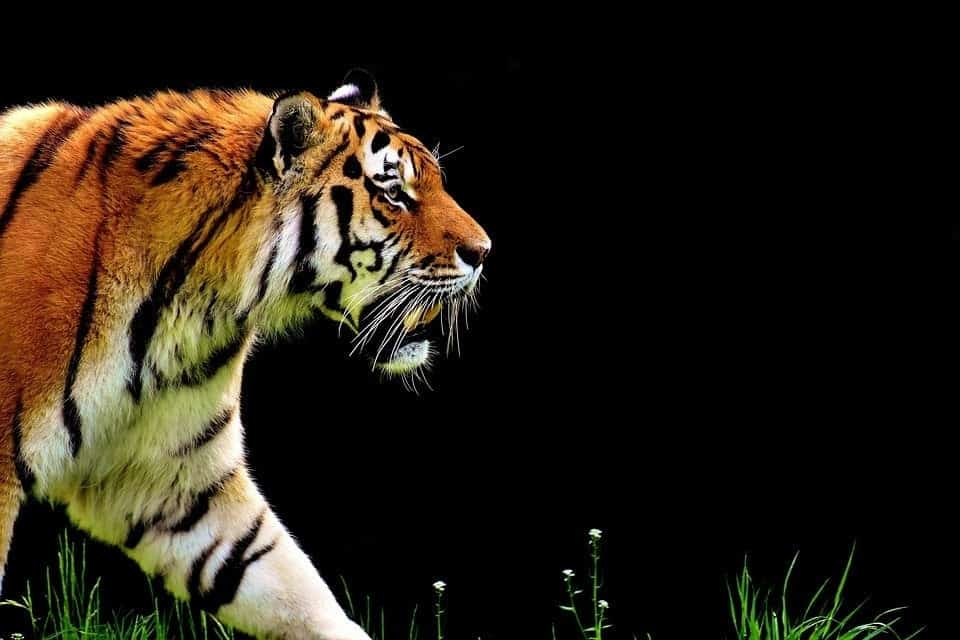
#> input picture images/tiger.jpg, 960 x 640 px
$ python sobel.py   (older library calls are emulated)
#> lines starting #> are read from the running program, lines starting #| are printed output that depends on the picture; after the words box and inside, x2 and y2 are one past the last pixel; in counts of white or black regions, pixels touching at a corner belong together
import cv2

# Read the original image
img = cv2.imread('images/tiger.jpg')
#> img is the input picture: shape (640, 960, 3); mean B, G, R 21.1, 32.3, 39.7
# Display original image
cv2.imshow('Original', img)
cv2.waitKey(0)

# Convert to graycsale
img_gray = cv2.cvtColor(img, cv2.COLOR_BGR2GRAY)
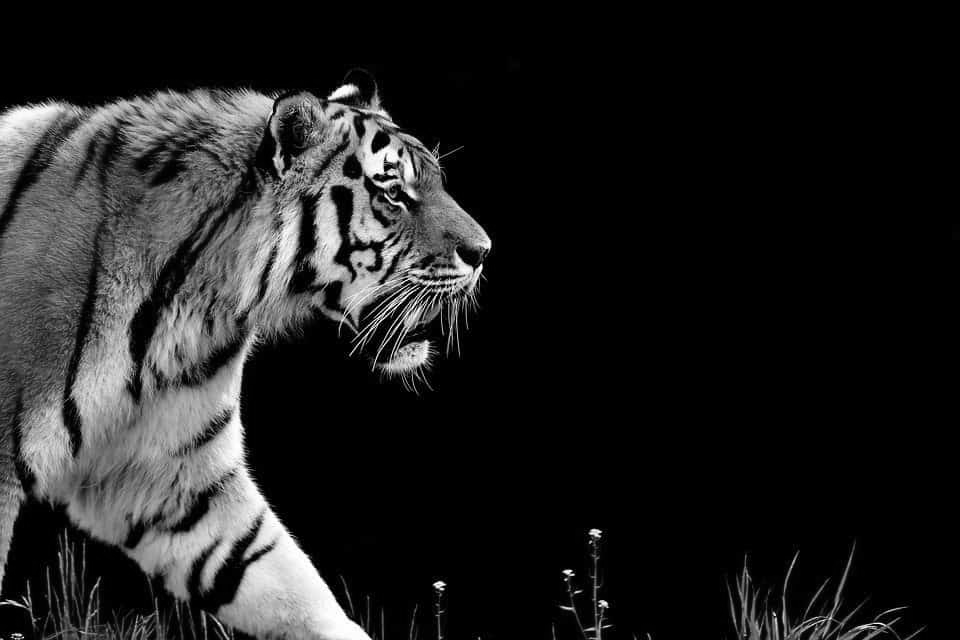
#> img_gray: shape (640, 960); min 0, max 255, mean 33.2
# Blur the image for better edge detection
img_blur = cv2.GaussianBlur(img_gray, (3,3), 0)

# Sobel Edge Detection
sobelx = cv2.Sobel(src=img_blur, ddepth=cv2.CV_64F, dx=1, dy=0, ksize=5) # Sobel Edge Detection on the X axis
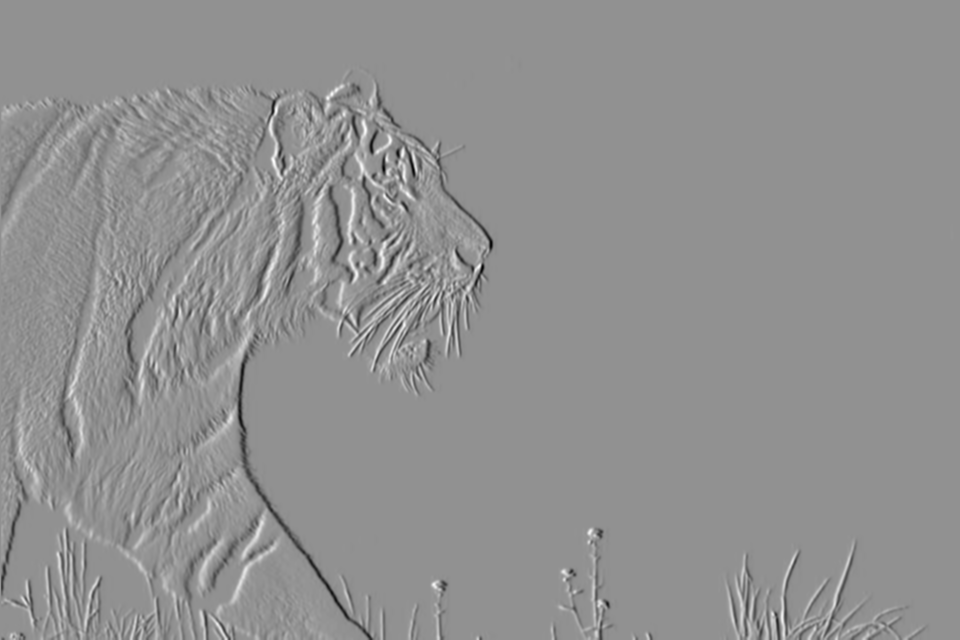
#> sobelx: shape (640, 960) float64; min -9364, max 7086, mean -10.1; drawn with min black and max white
sobely = cv2.Sobel(src=img_blur, ddepth=cv2.CV_64F, dx=0, dy=1, ksize=5) # Sobel Edge Detection on the Y axis
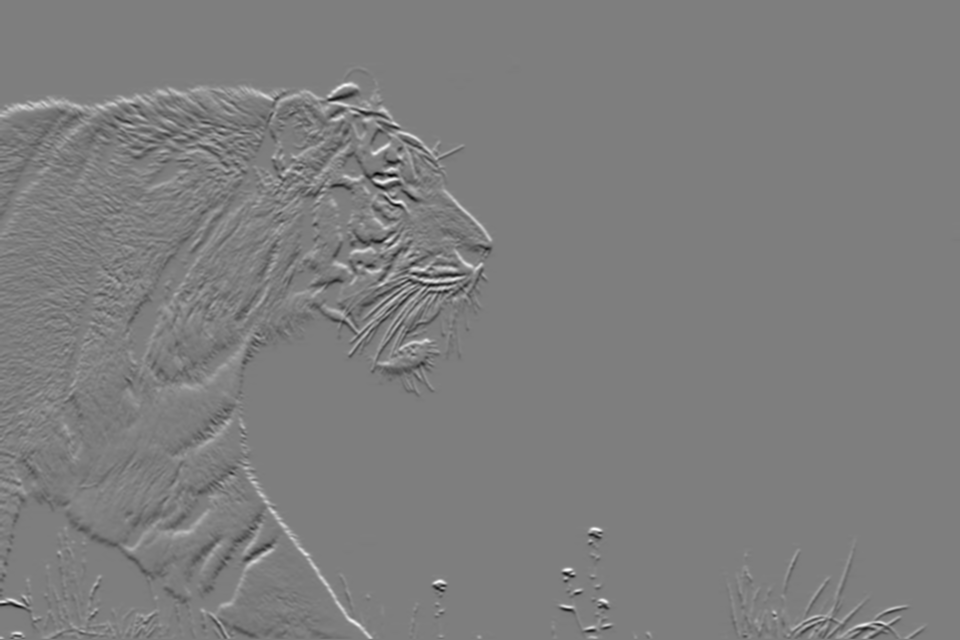
#> sobely: shape (640, 960) float64; min -8851, max 9036, mean 8.7; drawn with min black and max white
sobelxy = cv2.Sobel(src=img_blur, ddepth=cv2.CV_64F, dx=1, dy=1, ksize=5) # Combined X and Y Sobel Edge Detection
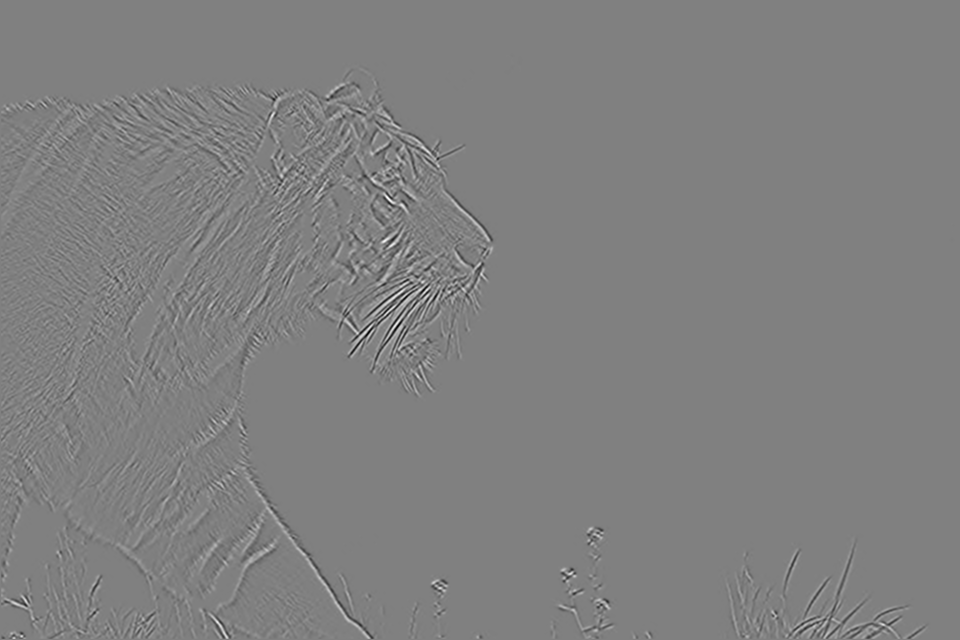
#> sobelxy: shape (640, 960) float64; min -1984, max 1963, mean 0; drawn with min black and max white
# Display Sobel Edge Detection Images
cv2.imshow('Sobel X', sobelx)
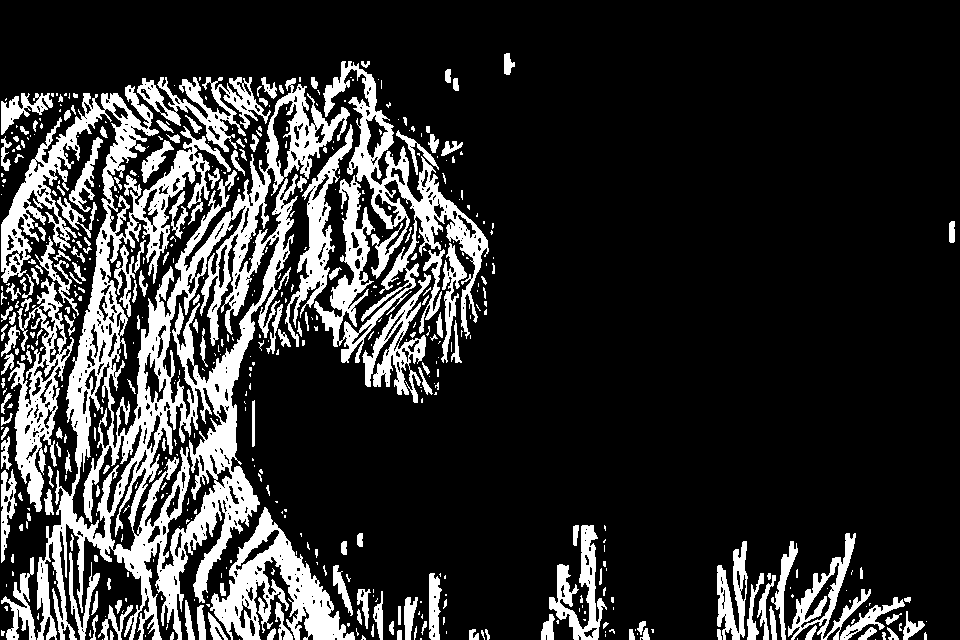
#> window 'Sobel X': shape (640, 960); 19.2% white; 522 white regions (329 under 20 px), largest, box (x1, y1, x2, y2) and area: (1, 78, 350, 640) 52568, (314, 61, 489, 363) 12566, (210, 507, 355, 640) 7157
cv2.waitKey(0)
cv2.imshow('Sobel Y', sobely)
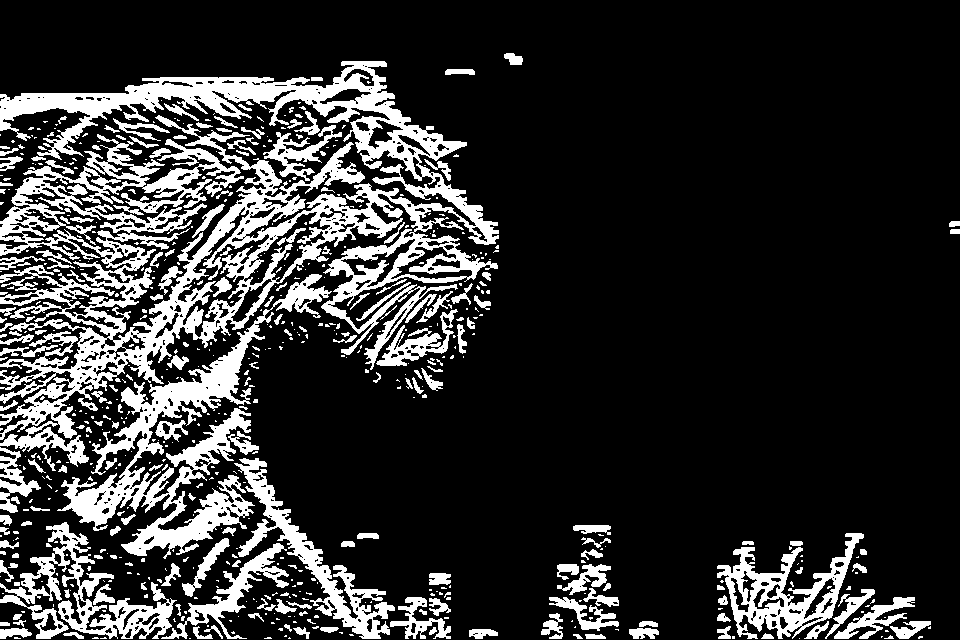
#> window 'Sobel Y': shape (640, 960); 19.1% white; 631 white regions (430 under 20 px), largest, box (x1, y1, x2, y2) and area: (0, 61, 499, 471) 57681, (57, 274, 332, 559) 14983, (0, 522, 177, 639) 5790
cv2.waitKey(0)
cv2.imshow('Sobel X Y using Sobel() function', sobelxy)
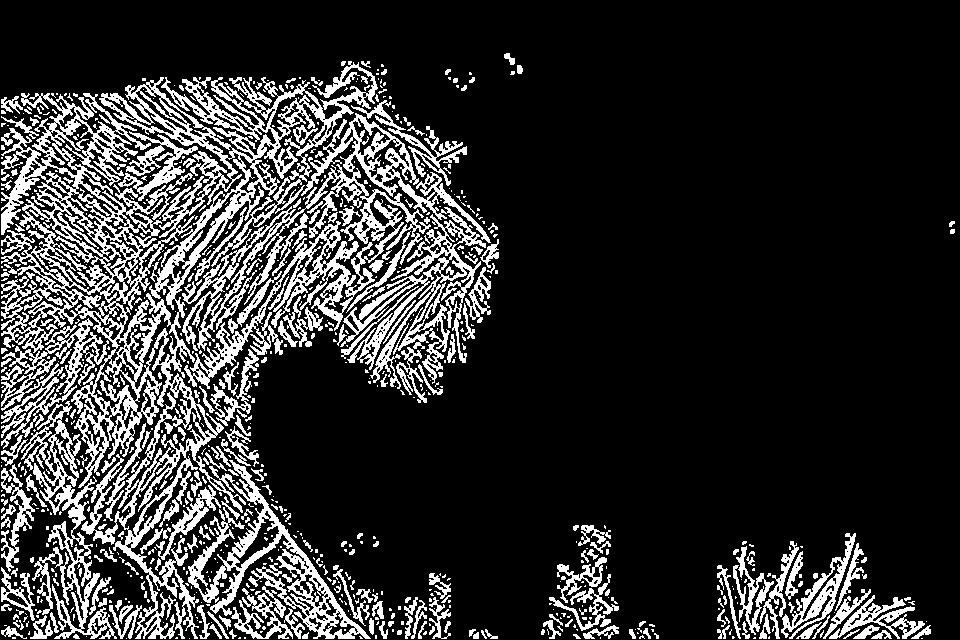
#> window 'Sobel X Y using Sobel() functi': shape (640, 960); 18.8% white; 810 white regions (563 under 20 px), largest, box (x1, y1, x2, y2) and area: (1, 61, 378, 639) 42042, (182, 113, 491, 389) 21418, (188, 460, 371, 639) 6301
cv2.waitKey(0)
